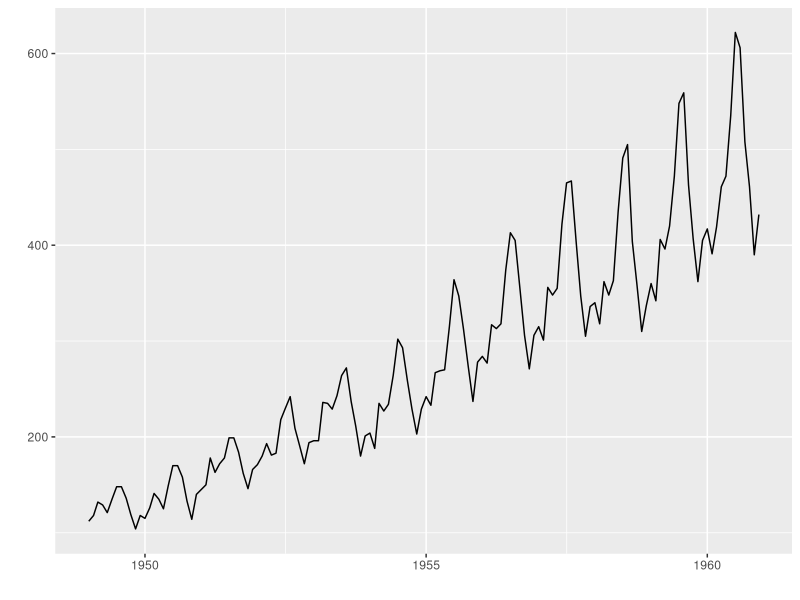
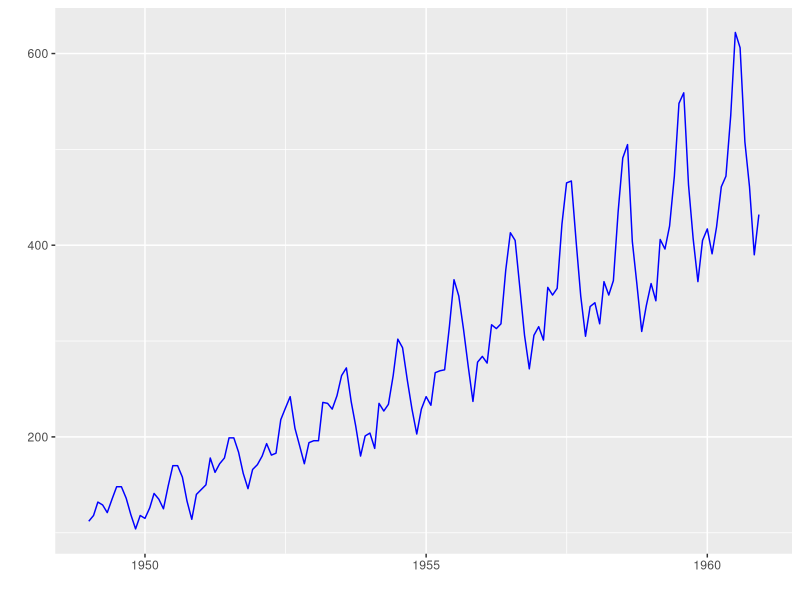
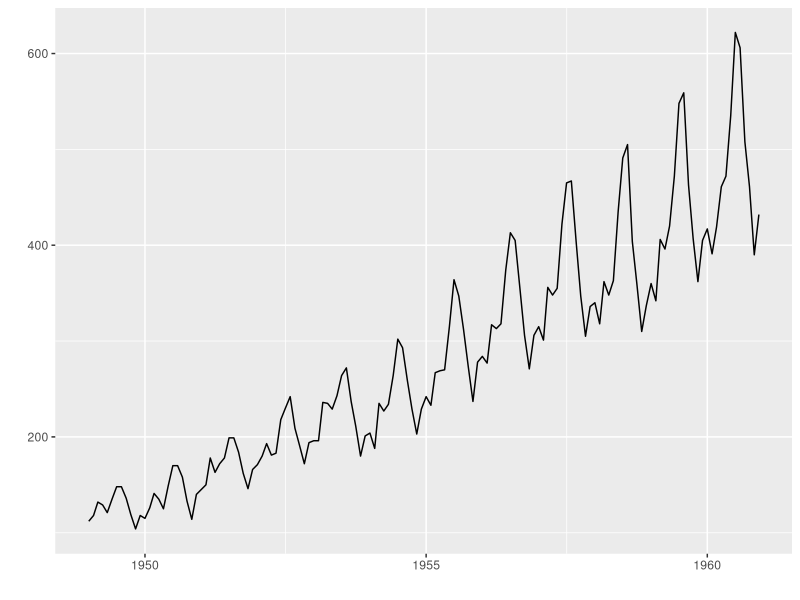
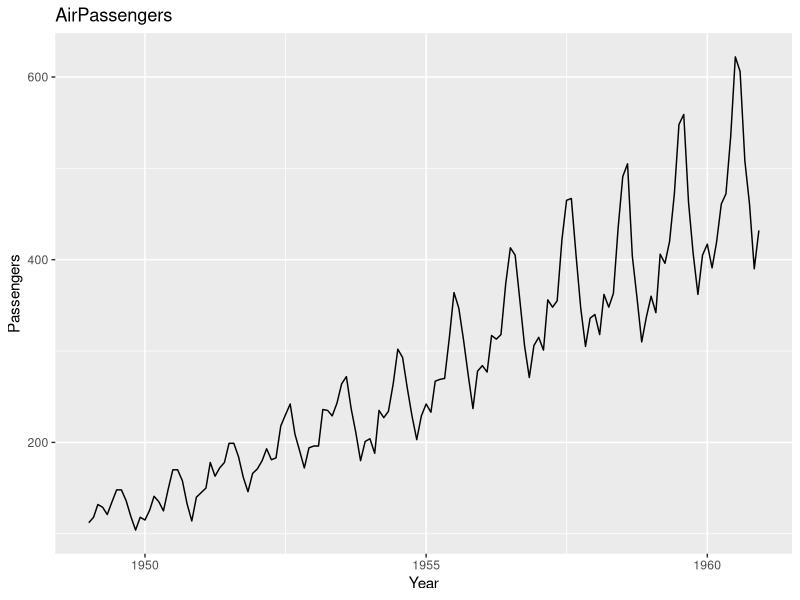
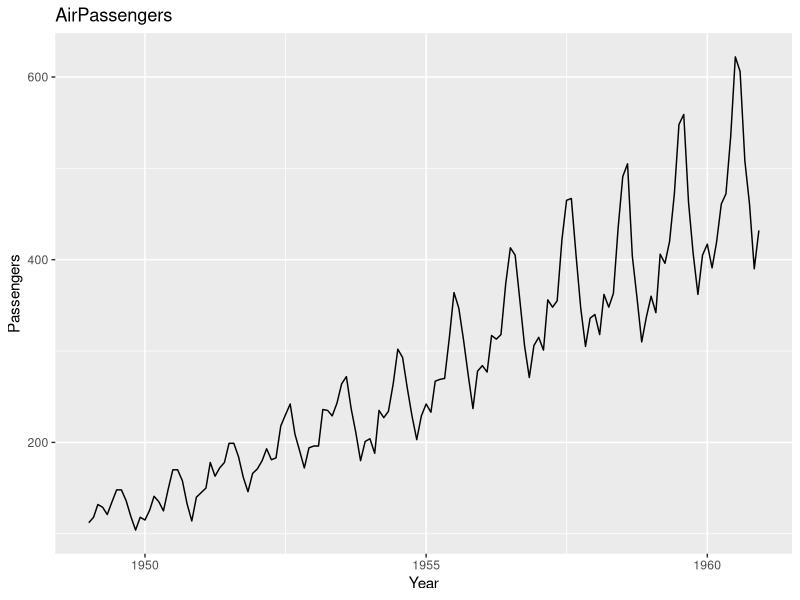
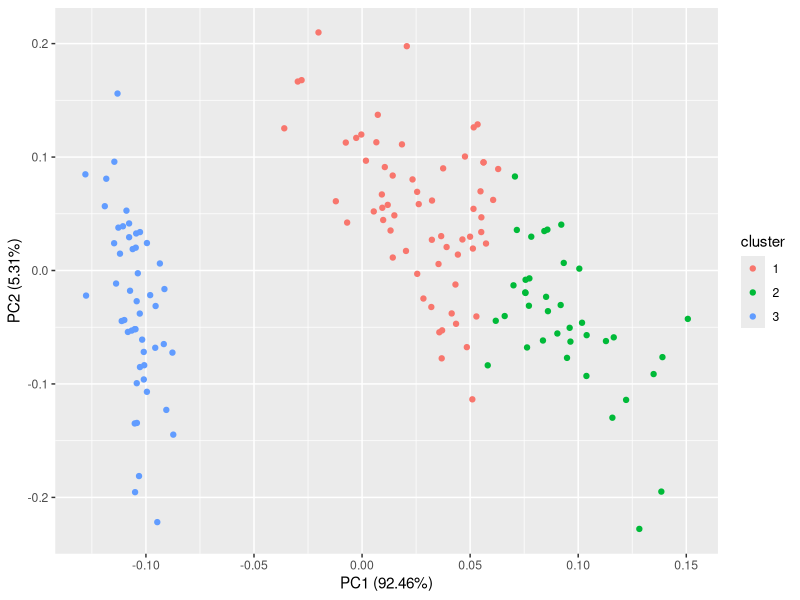
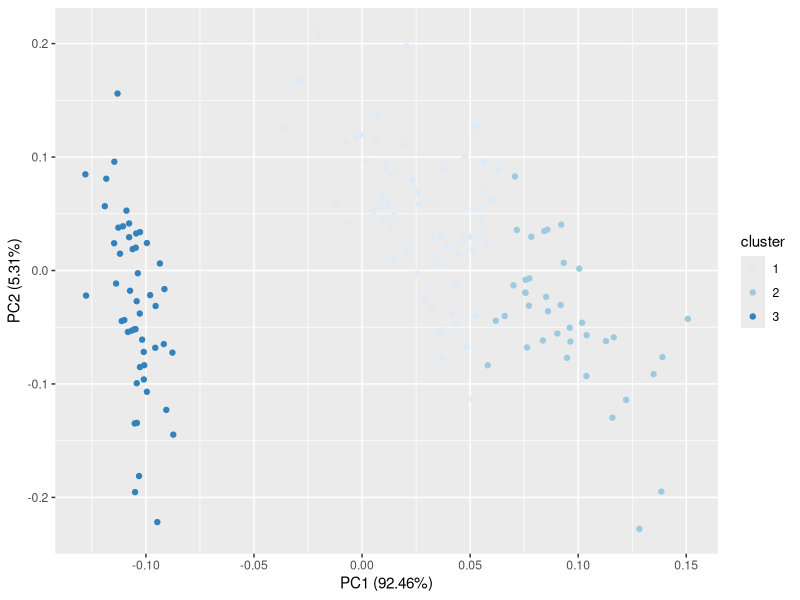
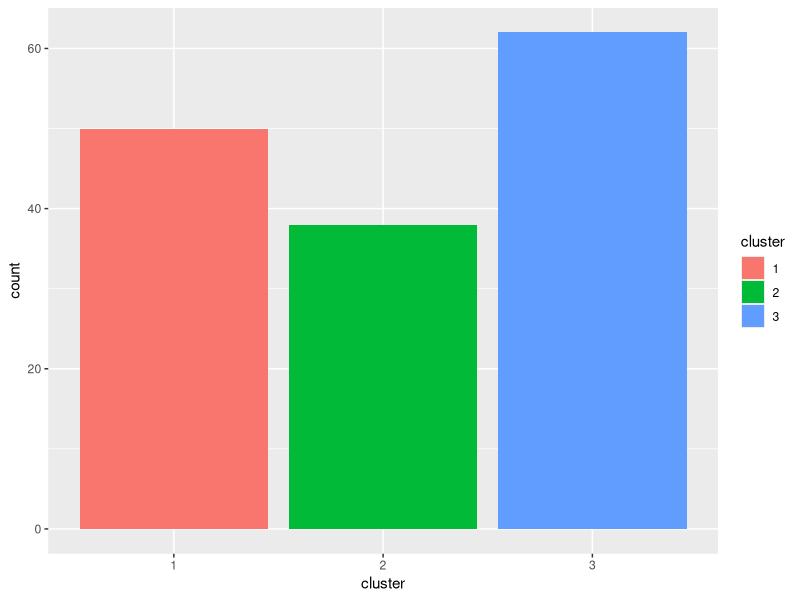

Write the R code that produced these figures, in order.
## ---- chunk 1
library(knitr)
opts_chunk$set(fig.width=4, fig.height=3, fig.path='figures/basics-', warning=FALSE)
## ---- chunk 2
library(ggfortify)
## ---- chunk 3
autoplot(AirPassengers)
## ---- chunk 4
autoplot(AirPassengers, ts.colour = 'blue')
## ---- chunk 5
p <- 

p <- autoplot(AirPassengers)
class(p)
# plot as it is
p

# add title and labels
p + ggtitle('AirPassengers') + xlab('Year') + ylab('Passengers')

# or specify them via options
autoplot(AirPassengers, main = 'AirPassengers', xlab = 'Year', ylab = 'Passengers')

set.seed(1)
p <- autoplot(kmeans(iris[-5], 3), data = iris)
# plot as it is
p

# change colour mapping
p + scale_colour_brewer()
## ---- chunk 6
df <- fortify(kmeans(iris[-5], 3), data = iris)
head(df)

ggplot(df, aes(x= cluster, fill = cluster)) + geom_bar()
